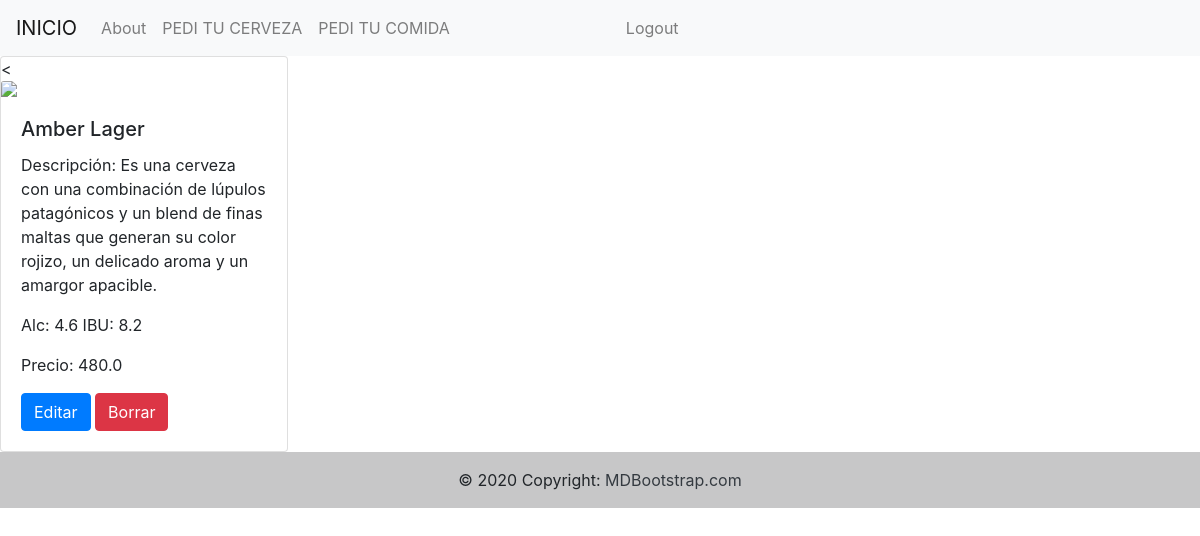
Before: /Cervezas/detalle-cerveza/1/ (signed in) with the older database file.
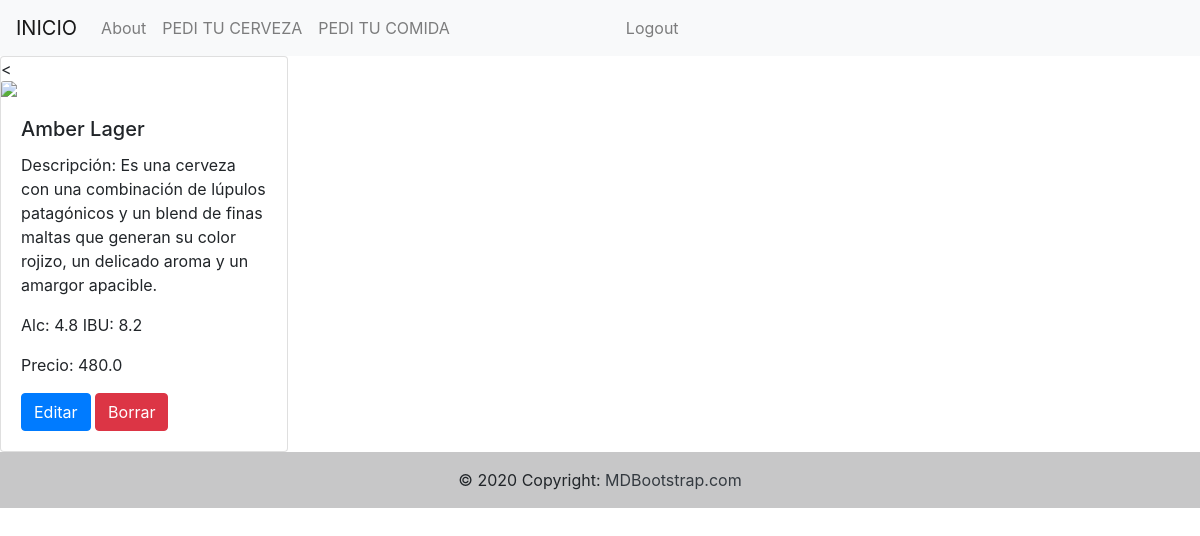
After: the same page with the newer database file.
### Cervezas/models.py (models this page shows, shortened)
class Cerveza(models.Model):
    style = models.CharField(max_length=50)
    description = models.CharField(max_length=500,null=True,blank=True)
    alcohol_volume = models.FloatField()
    IBU = models.FloatField()
    price = models.FloatField()
    image = models.ImageField(upload_to='Cervezas/', null=True, blank=True)
    class Meta:
        verbose_name = 'Cerveza'
        verbose_name_plural = 'Cervezas'

### Cervezas/views.py (the view)
# urls.py: path('detalle-cerveza/<int:pk>/',detalle_cervezas,name='detalle_cerveza')
def detalle_cervezas(request,pk):
    if request.user.is_authenticated:
        if request.method == 'GET':
            cerveza = Cerveza.objects.get(pk=pk)
            context = {'cerveza':cerveza}
            return render(request, 'Cervezas/detalle_cervezas.html', context=context)
    return redirect('login')

### Templates/Cervezas/detalle_cervezas.html (shortened to what this page needs)
{% extends 'Base.html' %}
{% block contenido_que_cambia %}
<div class="card" style="width: 18rem;">
    <{% if cerveza.image %}
    <img src="{{cerveza.image.url}}" class="card-img-top">
    {% else %}
    <img src="https://www.cervezataf.com/wp-content/uploads/2021/03/ingredientes-cerveza-artesanal.jpg" class="card-img-top">
    {% endif %}
    <div class="card-body">
        <h5 class="card-title">{{cerveza.style}}</h5>
        <p class="card-text">Descripción: {{cerveza.description}}</p>
        <p class="card-text">Alc: {{cerveza.alcohol_volume}}   IBU: {{cerveza.IBU}}</p>
        <p class="card-text">Precio: {{cerveza.price}}</p>
        {% if request.user.is_superuser %}
        <a href="/Cervezas/update-cerveza/{{cerveza.id}}/" class="btn btn-primary">Editar</a>
        <a href="/Cervezas/delete-cerveza/{{cerveza.id}}/" class="btn btn-danger">Borrar</a>
        {% endif %}
    </div>
</div>
{% endblock %}

Changed rows visible on the page:
changed Cerveza "Amber Lager": alcohol_volume "4.6" → "4.8"
